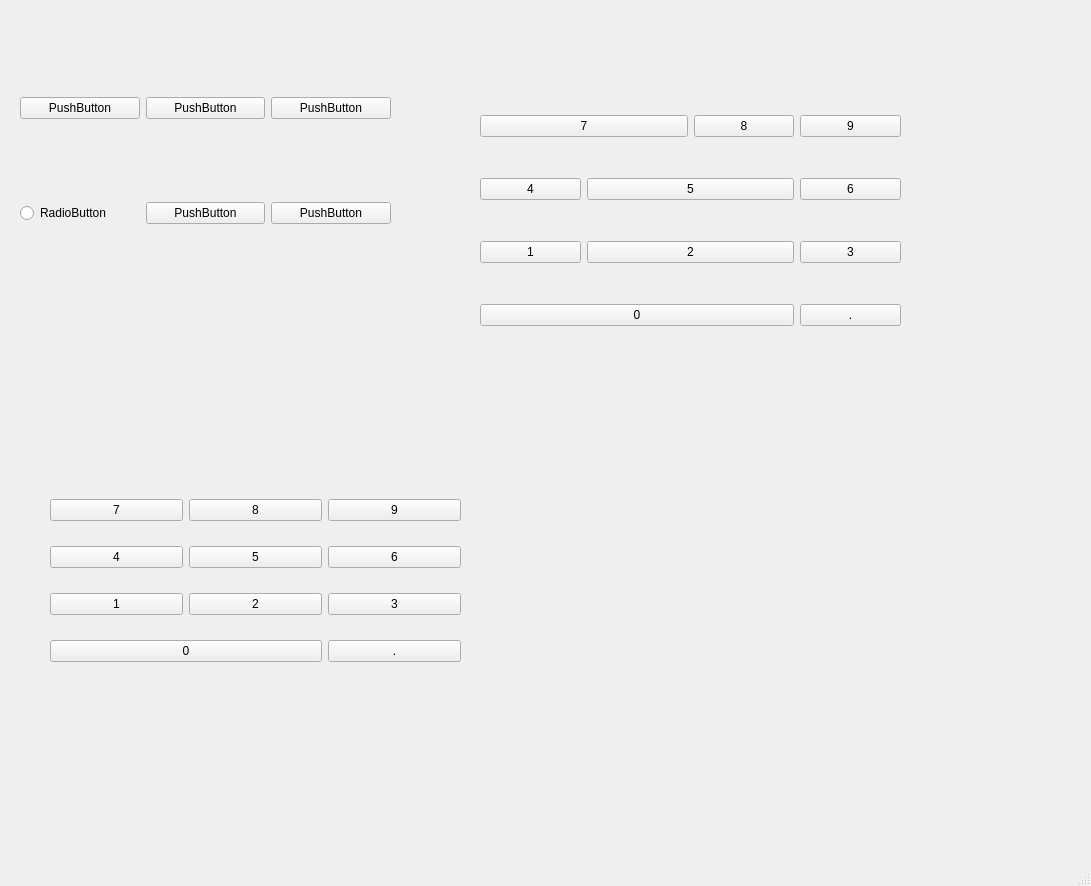
<?xml version="1.0" encoding="UTF-8"?>
<ui version="4.0">
 <class>MainWindow</class>
 <widget class="QMainWindow" name="MainWindow">
  <property name="geometry">
   <rect>
    <x>0</x>
    <y>0</y>
    <width>1091</width>
    <height>886</height>
   </rect>
  </property>
  <property name="windowTitle">
   <string>MainWindow</string>
  </property>
  <widget class="QWidget" name="centralwidget">
   <widget class="QWidget" name="gridLayoutWidget">
    <property name="geometry">
     <rect>
      <x>20</x>
      <y>20</y>
      <width>371</width>
      <height>281</height>
     </rect>
    </property>
    <layout class="QGridLayout" name="gridLayout">
     <item row="0" column="2">
      <widget class="QPushButton" name="pushButton">
       <property name="text">
        <string>PushButton</string>
       </property>
      </widget>
     </item>
     <item row="1" column="1">
      <widget class="QPushButton" name="pushButton_4">
       <property name="text">
        <string>PushButton</string>
       </property>
      </widget>
     </item>
     <item row="1" column="2">
      <widget class="QPushButton" name="pushButton_2">
       <property name="text">
        <string>PushButton</string>
       </property>
      </widget>
     </item>
     <item row="0" column="1">
      <widget class="QPushButton" name="pushButton_3">
       <property name="text">
        <string>PushButton</string>
       </property>
      </widget>
     </item>
     <item row="0" column="0">
      <widget class="QPushButton" name="pushButton_5">
       <property name="text">
        <string>PushButton</string>
       </property>
      </widget>
     </item>
     <item row="1" column="0">
      <widget class="QRadioButton" name="radioButton">
       <property name="text">
        <string>RadioButton</string>
       </property>
      </widget>
     </item>
    </layout>
   </widget>
   <widget class="QWidget" name="">
    <property name="geometry">
     <rect>
      <x>50</x>
      <y>480</y>
      <width>411</width>
      <height>201</height>
     </rect>
    </property>
    <layout class="QGridLayout" name="gridLayout_3">
     <item row="0" column="0">
      <widget class="QPushButton" name="pushButton_14">
       <property name="text">
        <string>7</string>
       </property>
      </widget>
     </item>
     <item row="0" column="1">
      <widget class="QPushButton" name="pushButton_18">
       <property name="text">
        <string>8</string>
       </property>
      </widget>
     </item>
     <item row="0" column="2">
      <widget class="QPushButton" name="pushButton_19">
       <property name="text">
        <string>9</string>
       </property>
      </widget>
     </item>
     <item row="1" column="0">
      <widget class="QPushButton" name="pushButton_20">
       <property name="text">
        <string>4</string>
       </property>
      </widget>
     </item>
     <item row="1" column="1">
      <widget class="QPushButton" name="pushButton_22">
       <property name="text">
        <string>5</string>
       </property>
      </widget>
     </item>
     <item row="1" column="2">
      <widget class="QPushButton" name="pushButton_21">
       <property name="text">
        <string>6</string>
       </property>
      </widget>
     </item>
     <item row="2" column="0">
      <widget class="QPushButton" name="pushButton_24">
       <property name="text">
        <string>1</string>
       </property>
      </widget>
     </item>
     <item row="2" column="1">
      <widget class="QPushButton" name="pushButton_25">
       <property name="text">
        <string>2</string>
       </property>
      </widget>
     </item>
     <item row="2" column="2">
      <widget class="QPushButton" name="pushButton_23">
       <property name="text">
        <string>3</string>
       </property>
      </widget>
     </item>
     <item row="3" column="0" colspan="2">
      <widget class="QPushButton" name="pushButton_26">
       <property name="text">
        <string>0</string>
       </property>
      </widget>
     </item>
     <item row="3" column="2">
      <widget class="QPushButton" name="pushButton_27">
       <property name="text">
        <string>.</string>
       </property>
      </widget>
     </item>
    </layout>
   </widget>
   <widget class="QWidget" name="">
    <property name="geometry">
     <rect>
      <x>480</x>
      <y>80</y>
      <width>421</width>
      <height>281</height>
     </rect>
    </property>
    <layout class="QGridLayout" name="gridLayout_2">
     <item row="0" column="0" colspan="2">
      <widget class="QPushButton" name="pushButton_15">
       <property name="text">
        <string>7</string>
       </property>
      </widget>
     </item>
     <item row="0" column="2">
      <widget class="QPushButton" name="pushButton_37">
       <property name="text">
        <string>8</string>
       </property>
      </widget>
     </item>
     <item row="0" column="3">
      <widget class="QPushButton" name="pushButton_34">
       <property name="text">
        <string>9</string>
       </property>
      </widget>
     </item>
     <item row="1" column="0">
      <widget class="QPushButton" name="pushButton_32">
       <property name="text">
        <string>4</string>
       </property>
      </widget>
     </item>
     <item row="1" column="1" colspan="2">
      <widget class="QPushButton" name="pushButton_33">
       <property name="text">
        <string>5</string>
       </property>
      </widget>
     </item>
     <item row="1" column="3">
      <widget class="QPushButton" name="pushButton_29">
       <property name="text">
        <string>6</string>
       </property>
      </widget>
     </item>
     <item row="2" column="0">
      <widget class="QPushButton" name="pushButton_36">
       <property name="text">
        <string>1</string>
       </property>
      </widget>
     </item>
     <item row="2" column="1" colspan="2">
      <widget class="QPushButton" name="pushButton_30">
       <property name="text">
        <string>2</string>
       </property>
      </widget>
     </item>
     <item row="2" column="3">
      <widget class="QPushButton" name="pushButton_31">
       <property name="text">
        <string>3</string>
       </property>
      </widget>
     </item>
     <item row="3" column="0" colspan="3">
      <widget class="QPushButton" name="pushButton_28">
       <property name="text">
        <string>0</string>
       </property>
      </widget>
     </item>
     <item row="3" column="3">
      <widget class="QPushButton" name="pushButton_35">
       <property name="text">
        <string>.</string>
       </property>
      </widget>
     </item>
    </layout>
   </widget>
  </widget>
  <widget class="QMenuBar" name="menubar">
   <property name="geometry">
    <rect>
     <x>0</x>
     <y>0</y>
     <width>1091</width>
     <height>23</height>
    </rect>
   </property>
  </widget>
  <widget class="QStatusBar" name="statusbar"/>
 </widget>
 <resources/>
 <connections/>
</ui>
